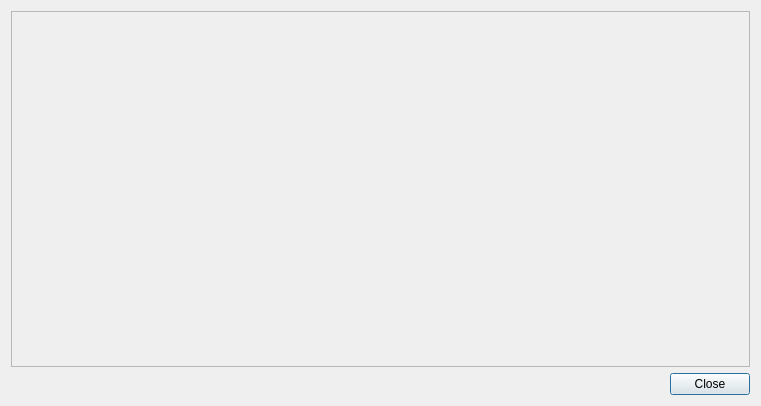
<?xml version="1.0" encoding="UTF-8"?>
<ui version="4.0">
 <class>PlansComparisionDialog</class>
 <widget class="QDialog" name="PlansComparisionDialog">
  <property name="geometry">
   <rect>
    <x>0</x>
    <y>0</y>
    <width>761</width>
    <height>406</height>
   </rect>
  </property>
  <property name="windowTitle">
   <string>Dialog</string>
  </property>
  <layout class="QVBoxLayout" name="verticalLayout">
   <item>
    <widget class="QScrollArea" name="scrollArea">
     <property name="widgetResizable">
      <bool>true</bool>
     </property>
     <widget class="QWidget" name="scrollAreaWidgetContents">
      <property name="geometry">
       <rect>
        <x>0</x>
        <y>0</y>
        <width>745</width>
        <height>350</height>
       </rect>
      </property>
      <layout class="QVBoxLayout" name="verticalLayout_2">
       <item>
        <layout class="QGridLayout" name="gridLayout"/>
       </item>
      </layout>
     </widget>
    </widget>
   </item>
   <item>
    <widget class="QDialogButtonBox" name="buttonBox">
     <property name="orientation">
      <enum>Qt::Orientation::Horizontal</enum>
     </property>
     <property name="standardButtons">
      <set>QDialogButtonBox::StandardButton::Close</set>
     </property>
    </widget>
   </item>
  </layout>
 </widget>
 <resources/>
 <connections>
  <connection>
   <sender>buttonBox</sender>
   <signal>accepted()</signal>
   <receiver>PlansComparisionDialog</receiver>
   <slot>accept()</slot>
   <hints>
    <hint type="sourcelabel">
     <x>248</x>
     <y>254</y>
    </hint>
    <hint type="destinationlabel">
     <x>157</x>
     <y>274</y>
    </hint>
   </hints>
  </connection>
  <connection>
   <sender>buttonBox</sender>
   <signal>rejected()</signal>
   <receiver>PlansComparisionDialog</receiver>
   <slot>reject()</slot>
   <hints>
    <hint type="sourcelabel">
     <x>316</x>
     <y>260</y>
    </hint>
    <hint type="destinationlabel">
     <x>286</x>
     <y>274</y>
    </hint>
   </hints>
  </connection>
 </connections>
</ui>
